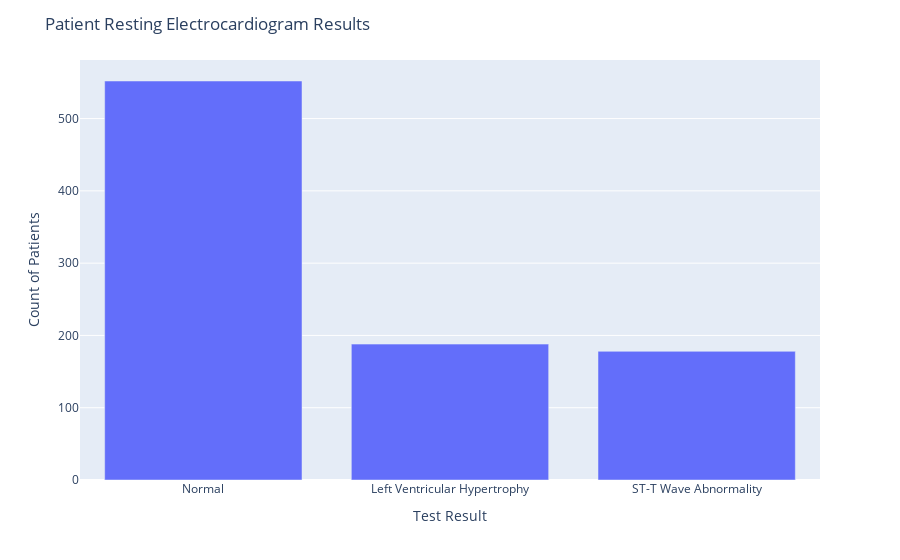

The cell this chart's notebook holds for it:
### Markdown cell above
The data is already split into categorical blood sugar ranges--above or below 120mg/dl.  A quick search revealed that the normal range is under 120mg/dl.  Most patients in the data are therefore non-diabetic.

### Code cell
fig = categorical_ct(df, 'RestingECG')
fig.update_layout(
    title='Patient Resting Electrocardiogram Results',
    xaxis_title="Test Result",
    yaxis_title="Count of Patients")

### Figure 1 — Plotly figure (JSON) as saved in the notebook; plotly's stock layout.template omitted (floating-point values rounded to 4 significant figures)
{"data": [{"alignmentgroup": "True", "hovertemplate": "x=%{x}<br>y=%{y}<extra></extra>", "legendgroup": "", "marker": {"color": "#636efa", "pattern": {"shape": ""}}, "name": "", "offsetgroup": "", "orientation": "v", "showlegend": false, "textposition": "auto", "type": "bar", "x": ["Normal", "Left Ventricular Hypertrophy", "ST-T Wave Abnormality"], "xaxis": "x", "y": [552, 188, 178], "yaxis": "y"}], "layout": {"barmode": "relative", "legend": {"tracegroupgap": 0}, "margin": {"t": 60}, "title": {"text": "Patient Resting Electrocardiogram Results"}, "xaxis": {"anchor": "y", "domain": [0, 1], "title": {"text": "Test Result"}}, "yaxis": {"anchor": "x", "domain": [0, 1], "title": {"text": "Count of Patients"}}}}
